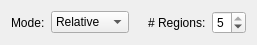
       <widget class="QWidget" name="horizontalLayoutWidget_10">
        <property name="geometry">
         <rect>
          <x>0</x>
          <y>0</y>
          <width>241</width>
          <height>41</height>
         </rect>
        </property>
        <layout class="QHBoxLayout" name="horizontalLayout_19">
         <item>
          <widget class="QLabel" name="label_81">
           <property name="text">
            <string>Mode:</string>
           </property>
          </widget>
         </item>
         <item>
          <widget class="QComboBox" name="mode">
           <item>
            <property name="text">
             <string>Relative</string>
            </property>
           </item>
           <item>
            <property name="text">
             <string>Absolute</string>
            </property>
           </item>
          </widget>
         </item>
         <item>
          <widget class="QLabel" name="label_82">
           <property name="text">
            <string/>
           </property>
          </widget>
         </item>
         <item>
          <widget class="QLabel" name="label_83">
           <property name="text">
            <string># Regions:</string>
           </property>
          </widget>
         </item>
         <item>
          <widget class="QSpinBox" name="num_regions">
           <property name="maximum">
            <number>5</number>
           </property>
           <property name="value">
            <number>5</number>
           </property>
          </widget>
         </item>
        </layout>
       </widget>
